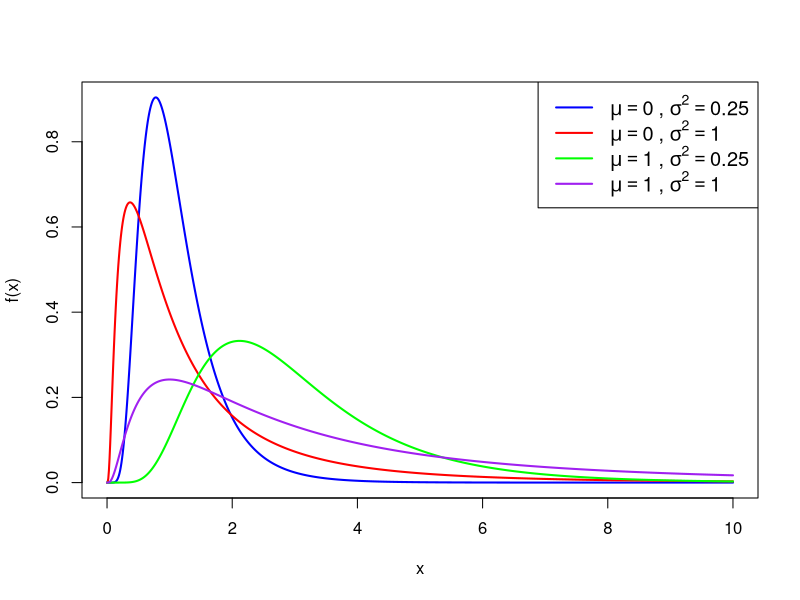
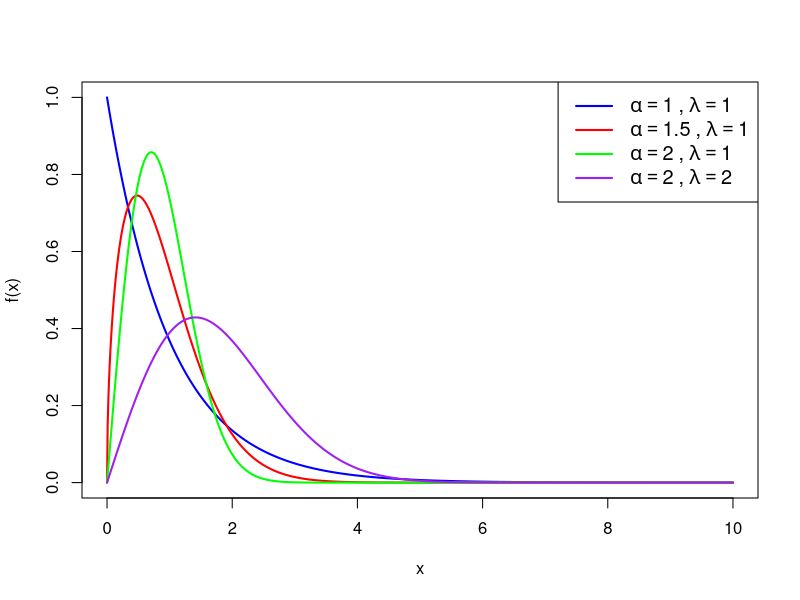
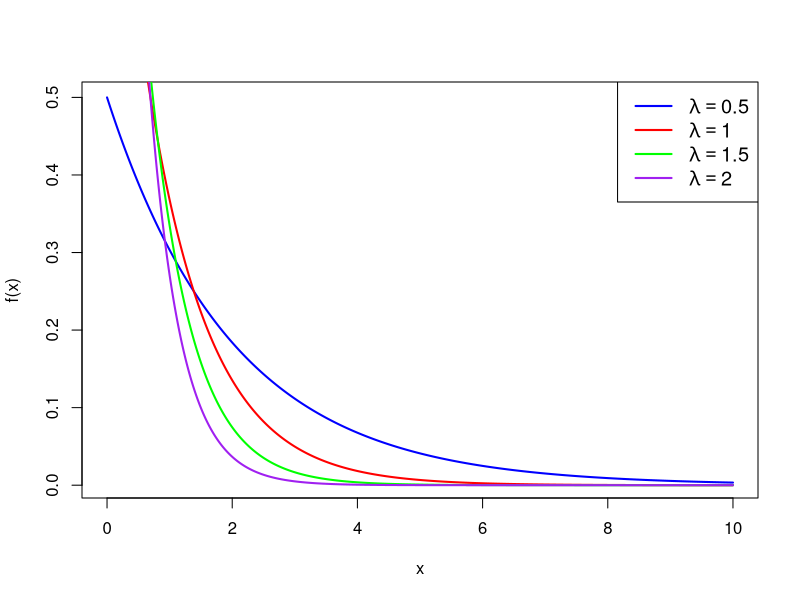
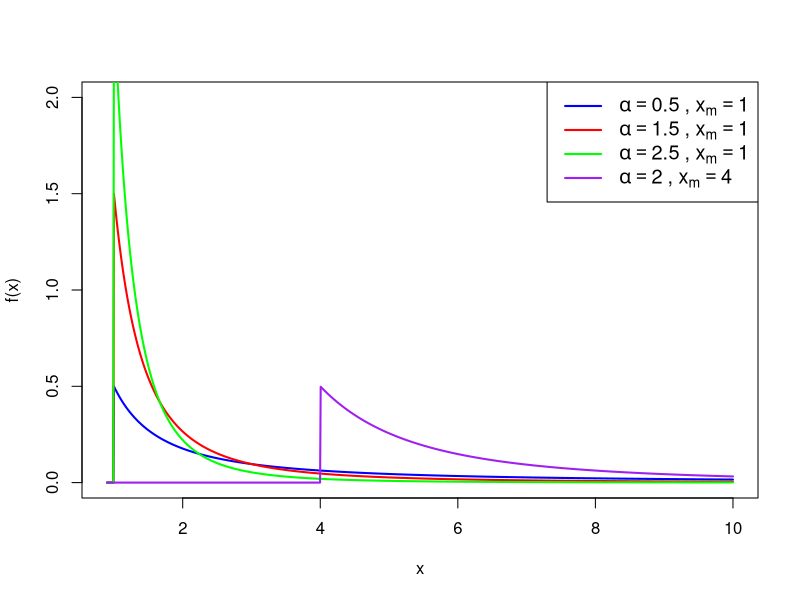
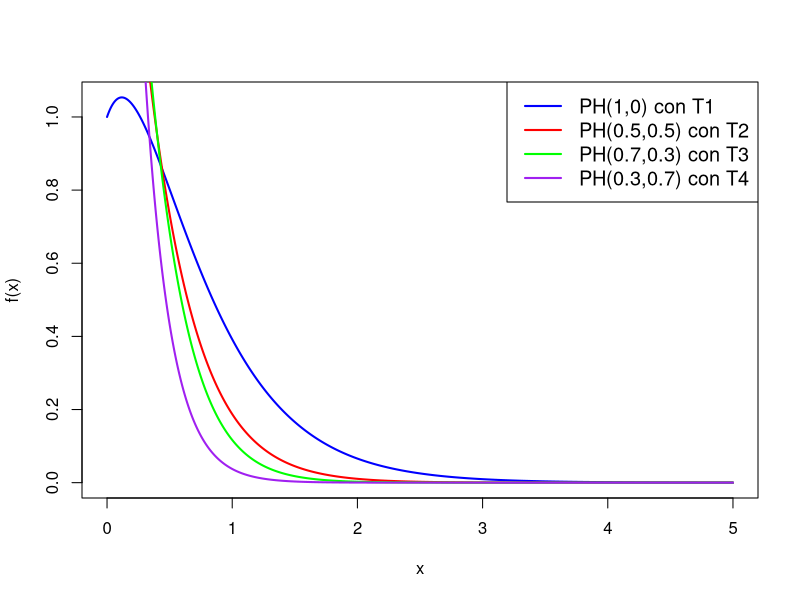
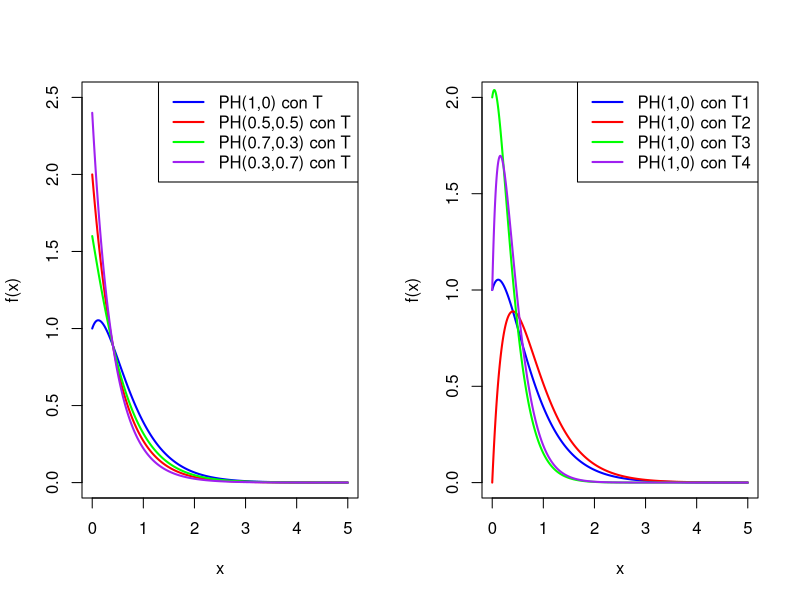
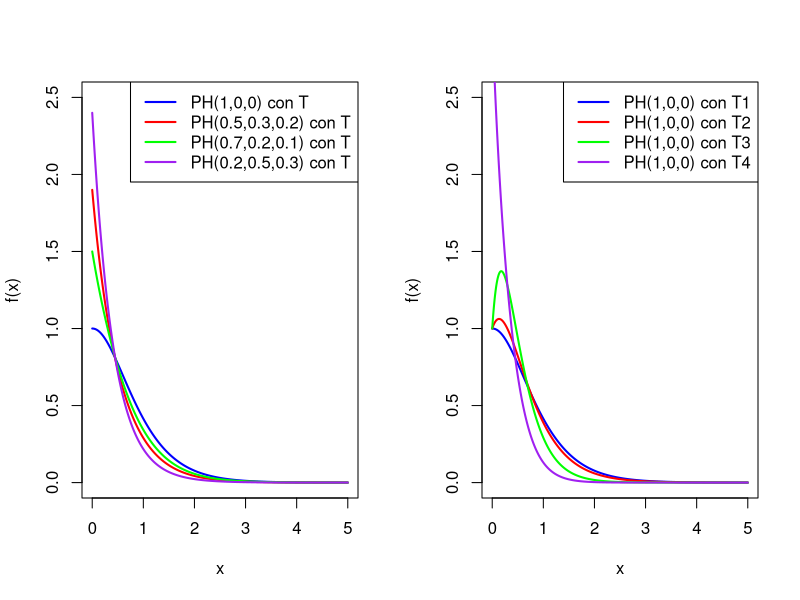
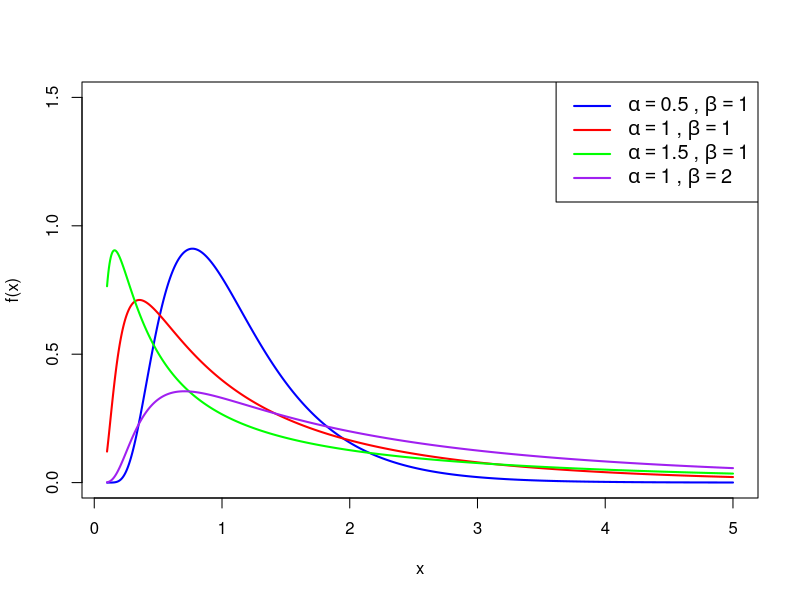

Generate these figures, in order, with R:
## LOGNORMAL

# Parámetros para diferentes distribuciones lognormales
params <- list(
  list(meanlog = 0, sdlog = 0.5),
  list(meanlog = 0, sdlog = 1),
  list(meanlog = 1, sdlog = 0.5),
  list(meanlog = 1, sdlog = 1)
)

x <- seq(0, 10, length.out = 1000)

colores <- c("blue", "red", "green", "purple")


etiquetas <- list(
  bquote(mu == 0 ~ "," ~ sigma^2 == 0.25),
  bquote(mu == 0 ~ "," ~ sigma^2 == 1),
  bquote(mu == 1 ~ "," ~ sigma^2 == 0.25),
  bquote(mu == 1 ~ "," ~ sigma^2 == 1)
)


plot(x, dlnorm(x, meanlog = params[[1]]$meanlog, sdlog = params[[1]]$sdlog),
     type = "l", lwd = 2, col = colores[1],
     xlab = "x", ylab = "f(x)")

# Añadir las demás distribuciones de densidad
for (i in 2:length(params)) {
  lines(x, dlnorm(x, meanlog = params[[i]]$meanlog, sdlog = params[[i]]$sdlog),
        lwd = 2, col = colores[i])
}

legend("topright", legend = etiquetas, col = colores, lwd = 2, cex = 1.2)


## WEIBULL

# Parámetros para diferentes distribuciones Weibull
params <- list(
  list(shape = 1, scale = 1),
  list(shape = 1.5, scale = 1),
  list(shape = 2, scale = 1),
  list(shape = 2, scale = 2)
)

x <- seq(0, 10, length.out = 1000)

# Colores para cada distribución
colores <- c("blue", "red", "green", "purple")

etiquetas <- list(
  bquote(alpha == 1 ~ "," ~ lambda == 1),
  bquote(alpha == 1.5 ~ "," ~ lambda == 1),
  bquote(alpha == 2 ~ "," ~ lambda == 1),
  bquote(alpha == 2 ~ "," ~ lambda == 2)
)

plot(x, dweibull(x, shape = params[[1]]$shape, scale = params[[1]]$scale),
     type = "l", lwd = 2, col = colores[1],
     xlab = "x", ylab = "f(x)")

# Añadir las demás distribuciones de densidad
for (i in 2:length(params)) {
  lines(x, dweibull(x, shape = params[[i]]$shape, scale = params[[i]]$scale),
        lwd = 2, col = colores[i])
}

legend("topright", legend = etiquetas, col = colores, lwd = 2, cex = 1.2)


## EXPONENCIAL

# Parámetros para diferentes distribuciones exponenciales
lambdas <- c(0.5, 1, 1.5, 2)

x <- seq(0, 10, length.out = 1000)

colores <- c("blue", "red", "green", "purple")

etiquetas <- lapply(lambdas, function(lambda) {
  bquote(lambda == .(lambda))
})

plot(x, dexp(x, rate = lambdas[1]),
     type = "l", lwd = 2, col = colores[1],
     xlab = "x", ylab = "f(x)")

# Añadir las demás distribuciones de densidad
for (i in 2:length(lambdas)) {
  lines(x, dexp(x, rate = lambdas[i]),
        lwd = 2, col = colores[i])
}

legend("topright", legend = etiquetas, col = colores, lwd = 2, cex = 1.2)



## PARETO

# Cargar paquete necesario para la distribución Pareto
if (!require("VGAM")) install.packages("VGAM")
library(VGAM)

# Parámetros para diferentes distribuciones Pareto
params <- list(
  list(shape = 0.5, scale = 1),   # α = 1.5, x_m = 1
  list(shape = 1.5, scale = 1),     # α = 2, x_m = 1
  list(shape = 2.5, scale = 1),   # α = 2.5, x_m = 1
  list(shape = 2, scale = 4)      # α = 2, x_m = 2
)


x <- seq(0.9, 10, length.out = 1000)


colores <- c("blue", "red", "green", "purple")


etiquetas <- lapply(params, function(p) {
  bquote(alpha == .(p$shape) ~ "," ~ x[m] == .(p$scale))
})


plot(x, dpareto(x, scale = params[[1]]$scale, shape = params[[1]]$shape),
     type = "l", lwd = 2, col = colores[1],
     xlab = "x", ylab = "f(x)",
     xlim = c(0.9, 10), ylim = c(0, 2))

# Añadir las demás distribuciones
for (i in 2:length(params)) {
  lines(x, dpareto(x, scale = params[[i]]$scale, shape = params[[i]]$shape),
        lwd = 2, col = colores[i])
}


legend("topright", legend = etiquetas, col = colores, lwd = 2, cex = 1.2)




## TIPO FASE (2)


library(expm)  # Para cálculo de matrices exponenciales

# Definir parámetros de la distribución tipo fase
params_PH <- list(
  list(alpha = c(1, 0), T = matrix(c(-2, 1, 0, -3), nrow = 2, byrow = TRUE)),
  list(alpha = c(0.5, 0.5), T = matrix(c(-3, 2, 0, -4), nrow = 2, byrow = TRUE)),
  list(alpha = c(0.7, 0.3), T = matrix(c(-4, 2, 0, -5), nrow = 2, byrow = TRUE)),
  list(alpha = c(0.3, 0.7), T = matrix(c(-5, 3, 0, -6), nrow = 2, byrow = TRUE))
)


x <- seq(0, 5, length.out = 1000)


colores <- c("blue", "red", "green", "purple")


dPH <- function(x, alpha, T) {
  e <- rep(1, nrow(T))  # Vector de unos con la dimensión correcta
  sapply(x, function(t) as.numeric(alpha %*% expm(T * t) %*% (-T %*% e)))
}


plot(x, dPH(x, params_PH[[1]]$alpha, params_PH[[1]]$T),
     type = "l", lwd = 2, col = colores[1],
     xlab = "x", ylab = "f(x)")


for (i in 2:length(params_PH)) {
  lines(x, dPH(x, params_PH[[i]]$alpha, params_PH[[i]]$T), 
        lwd = 2, col = colores[i])
}


legend("topright", 
       legend = c("PH(1,0) con T1", "PH(0.5,0.5) con T2", "PH(0.7,0.3) con T3", "PH(0.3,0.7) con T4"), 
       col = colores, lwd = 2, cex = 1.2)


##### VARIANDO ALPHA

par(mfrow=c(1,2))
# Definir parámetros de la distribución tipo fase
params_PH <- list(
  list(alpha = c(1, 0), T = matrix(c(-2, 1, 0, -3), nrow = 2, byrow = TRUE)),
  list(alpha = c(0.5, 0.5), T = matrix(c(-2, 1, 0, -3), nrow = 2, byrow = TRUE)),
  list(alpha = c(0.7, 0.3), T = matrix(c(-2, 1, 0, -3), nrow = 2, byrow = TRUE)),
  list(alpha = c(0.3, 0.7), T = matrix(c(-2, 1, 0, -3), nrow = 2, byrow = TRUE))
)


x <- seq(0, 5, length.out = 1000)


colores <- c("blue", "red", "green", "purple")


dPH <- function(x, alpha, T) {
  e <- rep(1, nrow(T))  # Vector de unos con la dimensión correcta
  sapply(x, function(t) as.numeric(alpha %*% expm(T * t) %*% (-T %*% e)))
}


plot(x, dPH(x, params_PH[[1]]$alpha, params_PH[[1]]$T),
     type = "l", lwd = 2, col = colores[1],
     xlab = "x", ylab = "f(x)",
     ylim = c(0,2.5))


for (i in 2:length(params_PH)) {
  lines(x, dPH(x, params_PH[[i]]$alpha, params_PH[[i]]$T), 
        lwd = 2, col = colores[i])
}

# Añadir la leyenda
legend("topright", 
       legend = c("PH(1,0) con T", "PH(0.5,0.5) con T", "PH(0.7,0.3) con T", "PH(0.3,0.7) con T"), 
       col = colores, lwd = 2, cex = 1)



##### VARIANDO LA MATRIZ

# Definir parámetros de la distribución tipo fase
params_PH <- list(
  list(alpha = c(1, 0), T = matrix(c(-2, 1, 0, -3), nrow = 2, byrow = TRUE)),
  list(alpha = c(1, 0), T = matrix(c(-2, 2, 0, -3), nrow = 2, byrow = TRUE)),
  list(alpha = c(1, 0), T = matrix(c(-4, 2, 0, -5), nrow = 2, byrow = TRUE)),
  list(alpha = c(1, 0), T = matrix(c(-4, 3, 0, -5), nrow = 2, byrow = TRUE))
)


x <- seq(0, 5, length.out = 1000)


colores <- c("blue", "red", "green", "purple")


dPH <- function(x, alpha, T) {
  e <- rep(1, nrow(T))  # Vector de unos con la dimensión correcta
  sapply(x, function(t) as.numeric(alpha %*% expm(T * t) %*% (-T %*% e)))
}


plot(x, dPH(x, params_PH[[1]]$alpha, params_PH[[1]]$T),
     type = "l", lwd = 2, col = colores[1],
     xlab = "x", ylab = "f(x)",
     ylim = c(0,2))


for (i in 2:length(params_PH)) {
  lines(x, dPH(x, params_PH[[i]]$alpha, params_PH[[i]]$T), 
        lwd = 2, col = colores[i])
}

legend("topright", 
       legend = c("PH(1,0) con T1", "PH(1,0) con T2", "PH(1,0) con T3", "PH(1,0) con T4"), 
       col = colores, lwd = 2, cex = 1)




## TIPO FASE (3)

par(mfrow=c(1,2))

##### VARIANDO ALPHA (n=3)

# Definir parámetros de la distribución tipo fase para n=3
params_PH <- list(
  list(alpha = c(1, 0, 0), 
       T = matrix(c(-2, 1, 0, 
                    0, -3, 1, 
                    0, 0, -4), nrow = 3, byrow = TRUE)),
  list(alpha = c(0.5, 0.3, 0.2), 
       T = matrix(c(-2, 1, 0, 
                    0, -3, 1, 
                    0, 0, -4), nrow = 3, byrow = TRUE)),
  list(alpha = c(0.7, 0.2, 0.1), 
       T = matrix(c(-2, 1, 0, 
                    0, -3, 1, 
                    0, 0, -4), nrow = 3, byrow = TRUE)),
  list(alpha = c(0.2, 0.5, 0.3), 
       T = matrix(c(-2, 1, 0, 
                    0, -3, 1, 
                    0, 0, -4), nrow = 3, byrow = TRUE))
)

x <- seq(0, 5, length.out = 1000)

colores <- c("blue", "red", "green", "purple")


dPH <- function(x, alpha, T) {
  e <- rep(1, nrow(T))  # Vector de unos con la dimensión correcta
  sapply(x, function(t) as.numeric(alpha %*% expm(T * t) %*% (-T %*% e)))
}


plot(x, dPH(x, params_PH[[1]]$alpha, params_PH[[1]]$T),
     type = "l", lwd = 2, col = colores[1],
     xlab = "x", ylab = "f(x)",
     ylim = c(0, 2.5))


for (i in 2:length(params_PH)) {
  lines(x, dPH(x, params_PH[[i]]$alpha, params_PH[[i]]$T), 
        lwd = 2, col = colores[i])
}

legend("topright", 
       legend = c("PH(1,0,0) con T", "PH(0.5,0.3,0.2) con T", "PH(0.7,0.2,0.1) con T", "PH(0.2,0.5,0.3) con T"), 
       col = colores, lwd = 2, cex = 1)


##### VARIANDO LA MATRIZ (n=3)

# Definir parámetros de la distribución tipo fase para n=3
params_PH <- list(
  list(alpha = c(1, 0, 0), 
       T = matrix(c(-2, 1, 0, 
                    0, -3, 1, 
                    0, 0, -4), nrow = 3, byrow = TRUE)),
  list(alpha = c(1, 0, 0), 
       T = matrix(c(-2, 1, 0, 
                    0, -4, 1, 
                    0, 0, -5), nrow = 3, byrow = TRUE)),
  list(alpha = c(1, 0, 0), 
       T = matrix(c(-3, 2, 0, 
                    0, -5, 1, 
                    0, 0, -6), nrow = 3, byrow = TRUE)),
  list(alpha = c(1, 0, 0), 
       T = matrix(c(-4, 1, 0, 
                    0, -5, 2, 
                    0, 0, -7), nrow = 3, byrow = TRUE))
)


plot(x, dPH(x, params_PH[[1]]$alpha, params_PH[[1]]$T),
     type = "l", lwd = 2, col = colores[1],
     xlab = "x", ylab = "f(x)",
     ylim = c(0, 2.5))


for (i in 2:length(params_PH)) {
  lines(x, dPH(x, params_PH[[i]]$alpha, params_PH[[i]]$T), 
        lwd = 2, col = colores[i])
}


legend("topright", 
       legend = c("PH(1,0,0) con T1", "PH(1,0,0) con T2", "PH(1,0,0) con T3", "PH(1,0,0) con T4"), 
       col = colores, lwd = 2, cex = 1)



# BIRNBAUM SAUNDERS

par(mfrow=c(1,1))
# Cargar paquete necesario para la distribución Birnbaum-Saunders
if (!require("VGAM")) install.packages("VGAM")
library(VGAM)

# Parámetros para diferentes distribuciones Birnbaum-Saunders
params <- list(
  list(shape = 0.5, scale = 1),   # α = 0.5, β = 1
  list(shape = 1.0, scale = 1),   # α = 1.0, β = 1
  list(shape = 1.5, scale = 1),   # α = 1.5, β = 1
  list(shape = 1.0, scale = 2)    # α = 1.0, β = 2
)

x <- seq(0.1, 5, length.out = 1000)


colores <- c("blue", "red", "green", "purple")


etiquetas <- lapply(params, function(p) {
  bquote(alpha == .(p$shape) ~ "," ~ beta == .(p$scale))
})


plot(x, dbisa(x, scale = params[[1]]$scale, shape = params[[1]]$shape),
     type = "l", lwd = 2, col = colores[1],
     xlab = "x", ylab = "f(x)",
     xlim = c(0.1, 5), ylim = c(0, 1.5))

# Añadir las demás distribuciones
for (i in 2:length(params)) {
  lines(x, dbisa(x, scale = params[[i]]$scale, shape = params[[i]]$shape),
        lwd = 2, col = colores[i])
}


legend("topright", legend = etiquetas, col = colores, lwd = 2, cex = 1.2)
